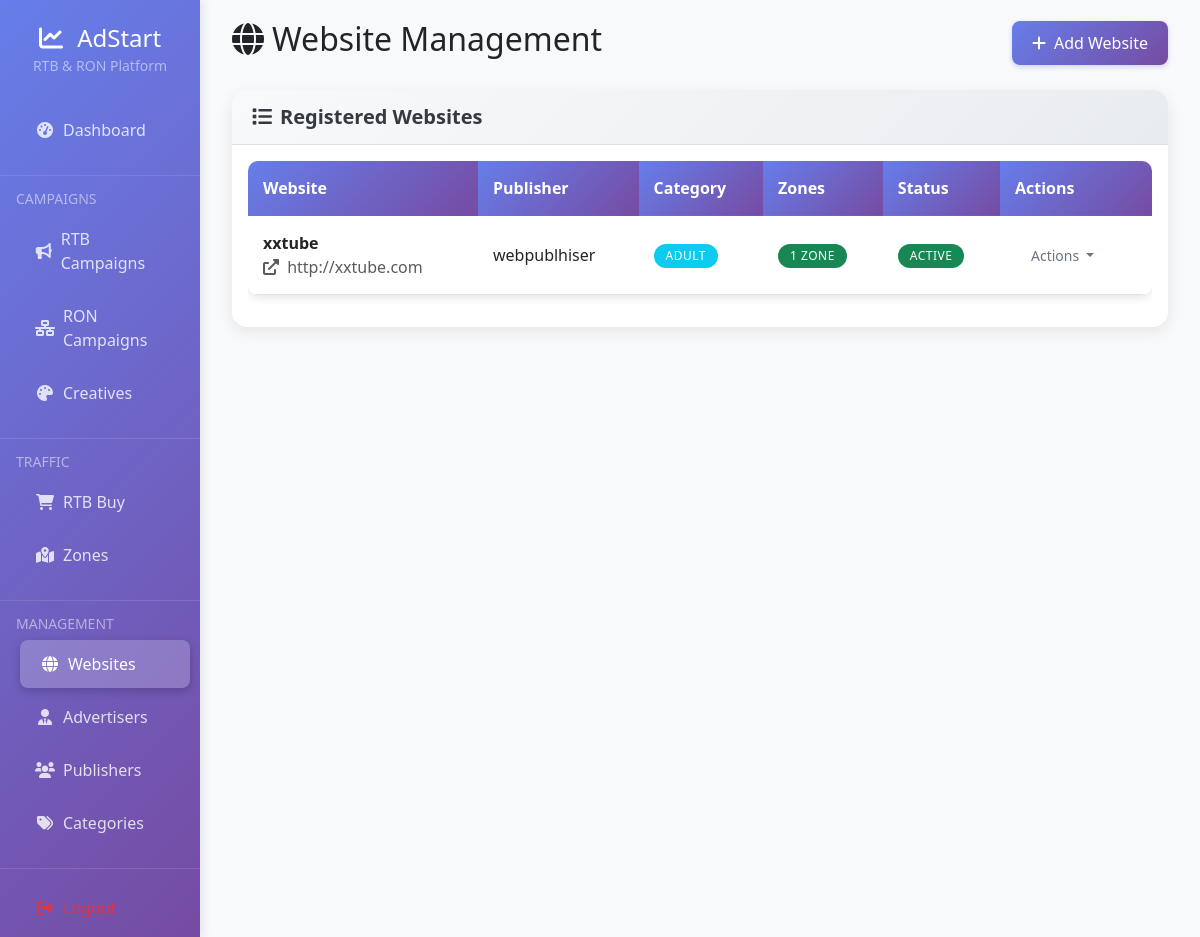
The app's page /admin/website.php (signed in) with its own data.
### tables this page shows
CREATE TABLE `websites` (
  `id` int(11) NOT NULL,
  `publisher_id` int(11) DEFAULT NULL,
  `name` varchar(255) NOT NULL,
  `url` varchar(500) NOT NULL,
  `description` text DEFAULT NULL,
  `category_id` int(11) DEFAULT NULL,
  `country` varchar(2) DEFAULT NULL,
  `language` varchar(5) DEFAULT 'en',
  `monthly_pageviews` bigint(20) DEFAULT 0,
  `monthly_visitors` bigint(20) DEFAULT 0,
  `alexa_rank` int(11) DEFAULT NULL,
  `status` enum('active','inactive','pending','rejected') DEFAULT 'pending',
  `approval_notes` text DEFAULT NULL,
  `created_at` timestamp NOT NULL DEFAULT current_timestamp(),
  `updated_at` timestamp NOT NULL DEFAULT current_timestamp() ON UPDATE current_timestamp()
);

CREATE TABLE `publishers` (
  `id` int(11) NOT NULL,
  `user_id` int(11) DEFAULT NULL,
  `company_name` varchar(255) NOT NULL,
  `contact_email` varchar(255) NOT NULL,
  `phone` varchar(50) DEFAULT NULL,
  `address` text DEFAULT NULL,
  `website` varchar(255) DEFAULT NULL,
  `revenue_share` decimal(5,2) DEFAULT 50.00,
  `payment_method` enum('paypal','bank_transfer','crypto','check') DEFAULT 'paypal',
  `payment_details` longtext DEFAULT NULL CHECK (json_valid(`payment_details`)),
  `status` enum('active','inactive','pending') DEFAULT 'active',
  `balance` decimal(15,2) DEFAULT 0.00,
  `total_earned` decimal(15,2) DEFAULT 0.00,
  `created_at` timestamp NOT NULL DEFAULT current_timestamp(),
  `updated_at` timestamp NOT NULL DEFAULT current_timestamp() ON UPDATE current_timestamp()
);

CREATE TABLE `categories` (
  `id` int(11) NOT NULL,
  `name` varchar(100) NOT NULL,
  `description` text DEFAULT NULL,
  `type` enum('adult','mainstream') DEFAULT 'mainstream',
  `status` enum('active','inactive') DEFAULT 'active',
  `created_at` timestamp NOT NULL DEFAULT current_timestamp(),
  `updated_at` timestamp NOT NULL DEFAULT current_timestamp() ON UPDATE current_timestamp()
);

### admin/website.php (the view, shortened to what this page needs)
<?php
require_once '../config/database.php';
$stmt = $pdo->query("SELECT w.*, p.company_name as publisher_name, c.name as category_name,
                     (SELECT COUNT(*) FROM zones WHERE website_id = w.id) as zone_count
                     FROM websites w
                     LEFT JOIN publishers p ON w.publisher_id = p.id
                     LEFT JOIN categories c ON w.category_id = c.id
                     ORDER BY w.created_at DESC");
$websites = $stmt->fetchAll();
include 'includes/header.php';
?>
<?php include 'includes/sidebar.php'; ?>
<div class="col-md-9 col-lg-10">
    <div class="main-content">
        <div class="d-flex justify-content-between align-items-center mb-4">
            <h2><i class="fas fa-globe me-2"></i>Website Management</h2>
            <button class="btn btn-primary" data-bs-toggle="modal" data-bs-target="#createWebsiteModal">
                <i class="fas fa-plus me-2"></i>Add Website
            </button>
        </div>
        <div class="card">
            <div class="card-header">
                <h5><i class="fas fa-list me-2"></i>Registered Websites</h5>
            </div>
            <div class="card-body">
                <?php if ($websites): ?>
                <div class="table-responsive">
                    <table class="table table-hover">
                        <thead>
                            <tr>
                                <th>Website</th>
                                <th>Publisher</th>
                                <th>Category</th>
                                <th>Zones</th>
                                <th>Status</th>
                                <th>Actions</th>
                            </tr>
                        </thead>
                        <tbody>
                            <?php foreach ($websites as $website): ?>
                            <tr>
                                <td>
                                    <strong><?php echo htmlspecialchars($website['name']); ?></strong>
                                    <br>
                                    <a href="<?php echo htmlspecialchars($website['url']); ?>" target="_blank" class="text-muted text-decoration-none">
                                        <i class="fas fa-external-link-alt me-1"></i>
                                        <?php echo htmlspecialchars($website['url']); ?>
                                    </a>
                                </td>
                                <td><?php echo htmlspecialchars($website['publisher_name']); ?></td>
                                <td>
                                    <?php if ($website['category_name']): ?>
                                    <span class="badge bg-info"><?php echo htmlspecialchars($website['category_name']); ?></span>
                                    <?php else: ?>
                                    <span class="text-muted">Not set</span>
                                    <?php endif; ?>
                                </td>
                                <td>
                                    <span class="badge bg-<?php echo $website['zone_count'] > 0 ? 'success' : 'warning'; ?>">
                                        <?php echo $website['zone_count']; ?> Zone<?php echo $website['zone_count'] != 1 ? 's' : ''; ?>
                                    </span>
                                </td>
                                <td>
                                    <?php
                                    $status_colors = [
                                        'active' => 'success',
                                        'inactive' => 'secondary',
                                        'pending' => 'warning'
                                    ];
                                    ?>
                                    <span class="badge bg-<?php echo $status_colors[$website['status']]; ?>">
                                        <?php echo ucfirst($website['status']); ?>
                                    </span>
                                </td>
                                <td>
                                    <div class="dropdown">
                                        <button class="btn btn-sm btn-outline-secondary dropdown-toggle" data-bs-toggle="dropdown">
                                            Actions
                                        </button>
                                    </div>
                                </td>
                            </tr>
                            <?php endforeach; ?>
                        </tbody>
                    </table>
                </div>
                <?php endif; ?>
            </div>
        </div>
    </div>
</div>
<?php include 'includes/footer.php'; ?>

### assets/css/style.css (style rules this page uses)
:root { --primary-gradient: linear-gradient(135deg, #667eea 0%, #764ba2 100%); --primary-color: #667eea; --secondary-color: #764ba2; --success-color: #28a745; --warning-color: #ffc107; --danger-color: #dc3545; --info-color: #17a2b8; --light-color: #f8f9fa; --dark-color: #343a40; }
body { font-family: 'Segoe UI', Tahoma, Geneva, Verdana, sans-serif; background-color: var(--light-color); }
.main-content { background: var(--light-color); min-height: 100vh; padding: 20px; }
.card { border: none; border-radius: 15px; box-shadow: 0 5px 15px rgba(0,0,0,0.08); transition: all 0.3s ease; margin-bottom: 20px; }
.card-header { background: linear-gradient(135deg, #f8f9fa 0%, #e9ecef 100%); border-bottom: 1px solid #dee2e6; border-radius: 15px 15px 0 0 !important; padding: 15px 20px; }
.card-header h5, .card-header h6 { margin: 0; color: var(--dark-color); font-weight: 600; }
.btn { border-radius: 8px; padding: 8px 16px; font-weight: 500; transition: all 0.3s ease; border: none; }
.btn-primary { background: var(--primary-gradient); box-shadow: 0 2px 5px rgba(102, 126, 234, 0.3); }
.table { border-radius: 10px; overflow: hidden; box-shadow: 0 3px 10px rgba(0,0,0,0.1); }
.table thead th { background: var(--primary-gradient); color: white; font-weight: 600; border: none; padding: 15px; }
.table tbody tr { transition: all 0.3s ease; }
.table td { padding: 15px; vertical-align: middle; border-top: 1px solid rgba(0,0,0,0.05); }
.badge { padding: 6px 12px; border-radius: 20px; font-weight: 500; text-transform: uppercase; font-size: 0.75em; letter-spacing: 0.5px; }
.card { animation: fadeInUp 0.6s ease-out; }

### admin/includes/header.php (style rules this page uses)
.main-content { background: #f8f9fa; min-height: 100vh; padding: 20px; }
.card { border: none; border-radius: 15px; box-shadow: 0 5px 15px rgba(0,0,0,0.08); transition: transform 0.3s ease; }
.btn-primary { background: linear-gradient(135deg, #667eea 0%, #764ba2 100%); border: none; border-radius: 8px; padding: 10px 20px; }

### records on screen
websites: name "xxtube", url "http://xxtube.com", publisher.company_name "webpublhiser", category.name "ADULT", zone_count "1", status "ACTIVE"
